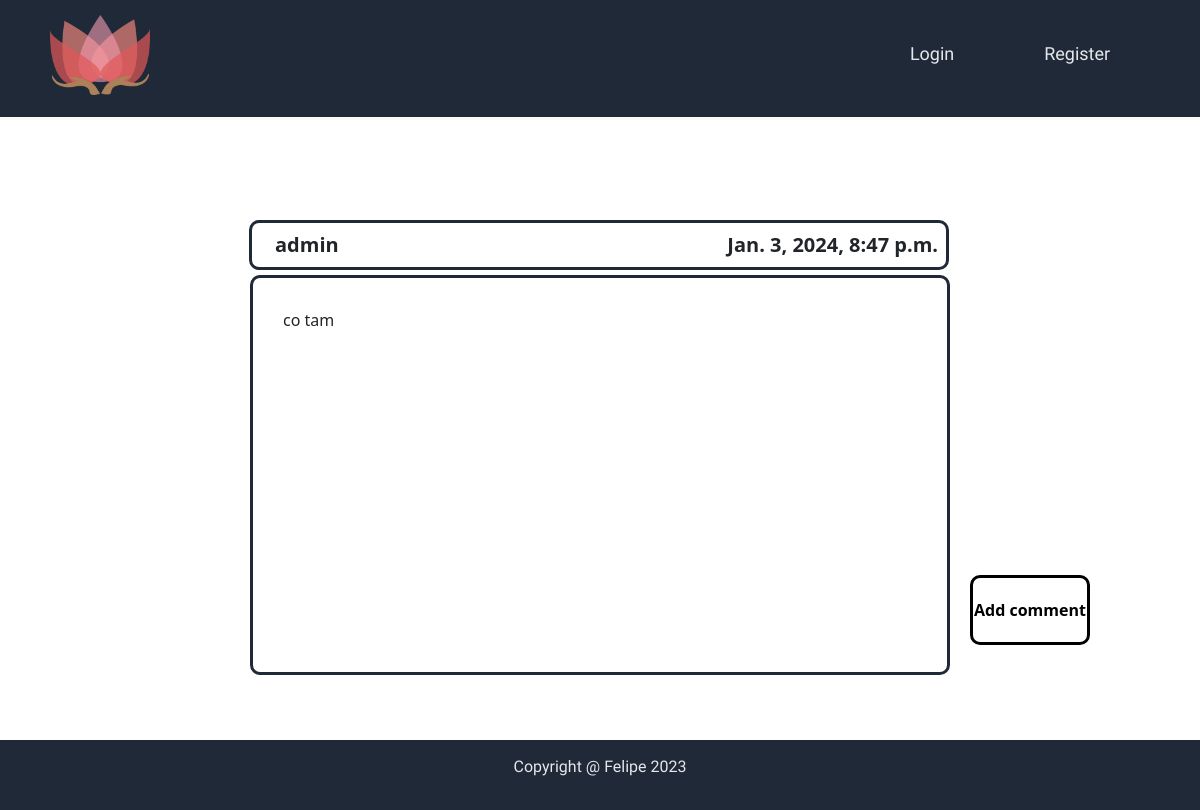
The page /uno/comments/?id=3 on the database its author committed.
### uno/models.py (models this page shows, shortened)
class BaseModel(models.Model):
    created_at = models.DateTimeField(default=timezone.now)
    class Meta:
        abstract = True

class UserPost(BaseModel):
    post_text = models.CharField(max_length=500)
    username = models.CharField(max_length = 100)
    likes = models.IntegerField(default=0, null=True, blank=True)
    dislikes = models.IntegerField(default=0, null=True, blank=True)
    who_liked = models.CharField(max_length=255, blank=True, null=True)
    who_disliked = models.CharField(max_length=255, blank=True, null=True)

### uno/views.py (the view)
# urls.py: path('comments/', views.comments, name="comments"),
def comments(request):
    id = request.GET.get("id")
    post = get_object_or_404(UserPost, pk=id)
    comments_set = post.comments.all().order_by('-id')[:25]
    return render(request, 'comments.html', {'post':post,'post_id':id, 'comments':comments_set})

### uno/templates/comments.html (shortened to what this page needs)
{% extends 'basemain.html' %}
{% load static %}
{% block content %}
<div class="posts">
    <div class = "headbar" id="{{ post.id }}">
        <div class="post_username">
            <p>{{ post.username }}</p>
            <p>{{ post.created_at }}</p>
        </div>
    </div>
    <div class="post_text">{{ post.post_text }}</div>
    <a href = "{% url 'uno:add_comment' %}?id={{ post_id }}"> <div class="add_comment">Add comment</div></a>
</div>
<div class="comment_box">
</div>
{% endblock %}

### uno/static/uno/styleshome.css (style rules this page uses)
body { margin: 0; opacity: 0; transition: opacity 0.5s ease; }
body.loaded { opacity: 1; }
.posts { display: flex; flex-direction: column; align-items: center; padding: 50px; }
.add_comment { position: absolute; display: flex; width: 120px; height: 70px; justify-content: center; align-items: center; color: black; font-weight: 700; text-decoration: none; border: 3px solid black; border-radius: 10px; margin-top: -100px; margin-left: 370px; }
.comment_box { display: flex; justify-content: center; }
.post_username { display: flex; justify-content: space-between; align-items: center; font-size: 20px; width: 700px; align-items: center; padding-left: 15px; height: 50px; font-weight: 700; border: 3px solid #1F2937; border-radius: 10px; justify-content:space-between; align-items: center; }
.post_text { padding: 30px; display: flex; width: 700px; height: 400px; border: 3px solid #1F2937; border-radius: 10px; }
.post_username p { margin: 8px; }
.headbar { display: flex; height: 50px; flex-direction: row; width: 900px; margin-top: 50px; margin-bottom: 5px; margin-left: 198px; }

### rows shown on the page
UserPost: username "admin", created_at "Jan. 3, 2024, 8:47 p.m.", post_text "co tam"
